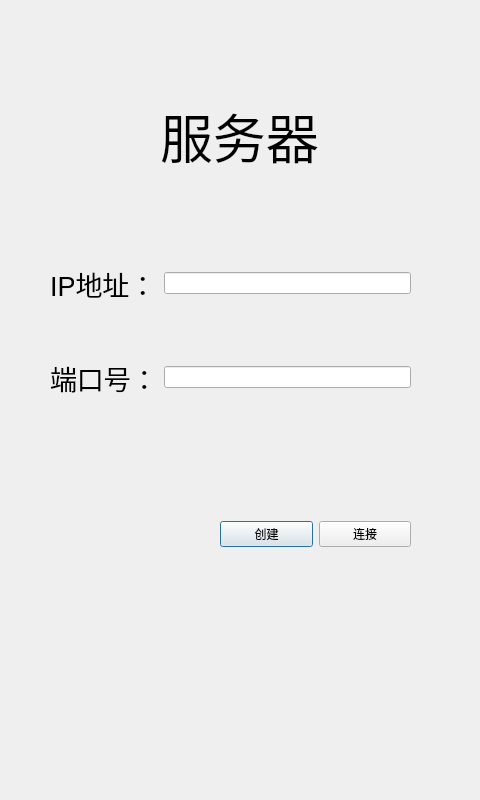
<?xml version="1.0" encoding="UTF-8"?>
<ui version="4.0">
 <class>QtSocket</class>
 <widget class="QDialog" name="QtSocket">
  <property name="geometry">
   <rect>
    <x>0</x>
    <y>0</y>
    <width>480</width>
    <height>800</height>
   </rect>
  </property>
  <property name="minimumSize">
   <size>
    <width>480</width>
    <height>800</height>
   </size>
  </property>
  <property name="maximumSize">
   <size>
    <width>480</width>
    <height>800</height>
   </size>
  </property>
  <property name="windowTitle">
   <string>Dialog</string>
  </property>
  <widget class="QLabel" name="bg">
   <property name="geometry">
    <rect>
     <x>9</x>
     <y>9</y>
     <width>462</width>
     <height>782</height>
    </rect>
   </property>
   <property name="text">
    <string/>
   </property>
   <property name="pixmap">
    <pixmap resource="res.qrc">:/new/bg1/image/levelselect.png</pixmap>
   </property>
   <property name="scaledContents">
    <bool>true</bool>
   </property>
  </widget>
  <widget class="QLabel" name="title">
   <property name="geometry">
    <rect>
     <x>160</x>
     <y>100</y>
     <width>161</width>
     <height>71</height>
    </rect>
   </property>
   <property name="font">
    <font>
     <pointsize>40</pointsize>
    </font>
   </property>
   <property name="text">
    <string>服务器</string>
   </property>
  </widget>
  <widget class="QWidget" name="">
   <property name="geometry">
    <rect>
     <x>50</x>
     <y>240</y>
     <width>361</width>
     <height>181</height>
    </rect>
   </property>
   <layout class="QHBoxLayout" name="horizontalLayout">
    <item>
     <layout class="QVBoxLayout" name="verticalLayout">
      <item>
       <widget class="QLabel" name="ip">
        <property name="font">
         <font>
          <pointsize>20</pointsize>
         </font>
        </property>
        <property name="text">
         <string>IP地址：</string>
        </property>
       </widget>
      </item>
      <item>
       <widget class="QLabel" name="port">
        <property name="font">
         <font>
          <pointsize>20</pointsize>
         </font>
        </property>
        <property name="text">
         <string>端口号：</string>
        </property>
       </widget>
      </item>
     </layout>
    </item>
    <item>
     <layout class="QVBoxLayout" name="verticalLayout_2">
      <property name="spacing">
       <number>40</number>
      </property>
      <item>
       <widget class="QLineEdit" name="ipContent"/>
      </item>
      <item>
       <widget class="QLineEdit" name="portContent"/>
      </item>
     </layout>
    </item>
   </layout>
  </widget>
  <widget class="QWidget" name="">
   <property name="geometry">
    <rect>
     <x>220</x>
     <y>520</y>
     <width>191</width>
     <height>29</height>
    </rect>
   </property>
   <layout class="QHBoxLayout" name="horizontalLayout_2">
    <item>
     <widget class="QPushButton" name="createServer">
      <property name="text">
       <string>创建</string>
      </property>
     </widget>
    </item>
    <item>
     <widget class="QPushButton" name="connectServer">
      <property name="text">
       <string>连接</string>
      </property>
     </widget>
    </item>
   </layout>
  </widget>
 </widget>
 <resources>
  <include location="res.qrc"/>
 </resources>
 <connections/>
</ui>
